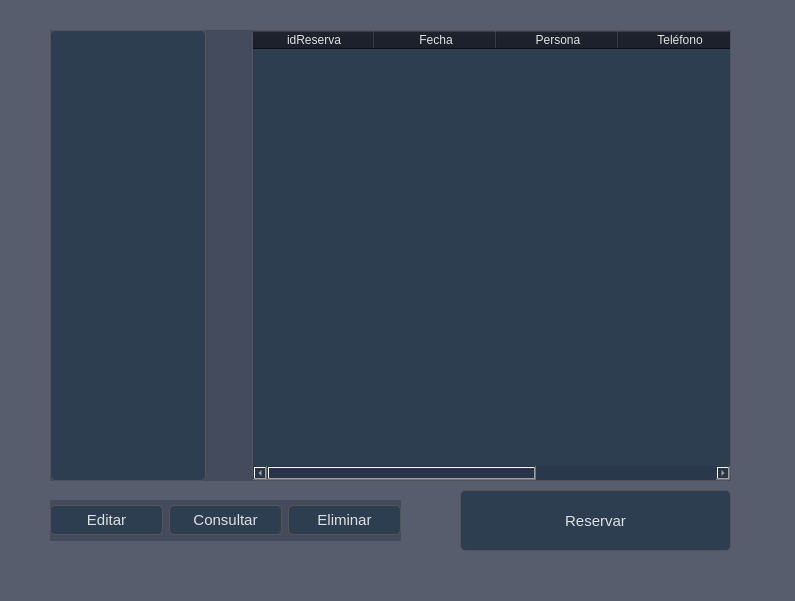
<?xml version="1.0" encoding="UTF-8"?>
<ui version="4.0">
 <class>MostrarReservas</class>
 <widget class="QMainWindow" name="MostrarReservas">
  <property name="windowModality">
   <enum>Qt::WindowModality::WindowModal</enum>
  </property>
  <property name="geometry">
   <rect>
    <x>0</x>
    <y>0</y>
    <width>795</width>
    <height>601</height>
   </rect>
  </property>
  <property name="sizePolicy">
   <sizepolicy hsizetype="MinimumExpanding" vsizetype="Fixed">
    <horstretch>0</horstretch>
    <verstretch>0</verstretch>
   </sizepolicy>
  </property>
  <property name="minimumSize">
   <size>
    <width>0</width>
    <height>0</height>
   </size>
  </property>
  <property name="maximumSize">
   <size>
    <width>5000</width>
    <height>659</height>
   </size>
  </property>
  <property name="font">
   <font>
    <family>Segoe UI</family>
    <pointsize>9</pointsize>
   </font>
  </property>
  <property name="windowTitle">
   <string>Mostrar Reservas</string>
  </property>
  <property name="windowIcon">
   <iconset resource="../Recursos/img/bg.qrc">
    <normaloff>:/prefijoNuevo/brianda1.png</normaloff>:/prefijoNuevo/brianda1.png</iconset>
  </property>
  <property name="styleSheet">
   <string notr="true">/* Estilo general para la ventana */
QWidget {
	background-color: rgba(38, 45, 67, 100);
    color: #E0E0E0; /* Texto claro */
    font-family: 'Segoe UI', sans-serif;
    font-size: 9pt;
}

/* Estilo para el QListWidget */
QListWidget {
    background-color: #34495E; /* Fondo oscuro */
    border: 1px solid #555555;
    border-radius: 5px;
    color: #E0E0E0; /* Texto claro */
    padding: 5px;
}

/* Estilo para el QTableWidget */
QTableWidget {
    background-color: #34495E; /* Fondo oscuro */
    border: 1px solid #555555;
    border-radius: 5px;
    gridline-color: #555555; /* Color de las líneas de la cuadrícula */
    color: #E0E0E0; /* Texto claro */
}


QTableWidget::item {
    border: 1px solid #555555;
}


/* Estilo para los botones */
QPushButton {
    background-color: #2C3E50; /* Fondo oscuro */
    color: #E0E0E0; /* Texto claro */
    border: 1px solid #555555;
    border-radius: 5px;
    padding: 5px 10px;
    font-size: 11pt;
}

QPushButton:hover {
    background-color: #34495E; /* Fondo más claro al pasar el ratón */
}

QPushButton:pressed {
    background-color: #1C2A36; /* Fondo más oscuro al presionar */
}


/* Estilo para el menú */
QMenuBar {
    background-color: #2C3E50; /* Fondo oscuro */
    color: #E0E0E0; /* Texto claro */
}

QMenuBar::item {
    background-color: transparent;
    padding: 5px 10px;
}

QMenuBar::item:selected {
    background-color: #34495E; /* Fondo para elementos seleccionados */
}

QMenu {
    background-color: #2C3E50; /* Fondo oscuro */
    color: #E0E0E0; /* Texto claro */
    border: 1px solid #555555;
}

QMenu::item:selected {
    background-color: #34495E; /* Fondo para elementos seleccionados */
}</string>
  </property>
  <widget class="QWidget" name="centralwidget">
   <property name="styleSheet">
    <string notr="true"/>
   </property>
   <widget class="QPushButton" name="asg_botonReservar">
    <property name="geometry">
     <rect>
      <x>460</x>
      <y>490</y>
      <width>271</width>
      <height>61</height>
     </rect>
    </property>
    <property name="font">
     <font>
      <family>Segoe UI</family>
      <pointsize>11</pointsize>
     </font>
    </property>
    <property name="toolTip">
     <string>Acceder a la pantalla de Reservas</string>
    </property>
    <property name="styleSheet">
     <string notr="true"/>
    </property>
    <property name="text">
     <string>Reservar</string>
    </property>
   </widget>
   <widget class="QWidget" name="horizontalLayoutWidget">
    <property name="geometry">
     <rect>
      <x>50</x>
      <y>500</y>
      <width>351</width>
      <height>41</height>
     </rect>
    </property>
    <layout class="QHBoxLayout" name="horizontalLayout">
     <item>
      <widget class="QPushButton" name="asg_edit_reserva">
       <property name="font">
        <font>
         <family>Segoe UI</family>
         <pointsize>11</pointsize>
        </font>
       </property>
       <property name="toolTip">
        <string>Acceder a la pantalla de Reservas para editar</string>
       </property>
       <property name="styleSheet">
        <string notr="true"/>
       </property>
       <property name="text">
        <string>Editar</string>
       </property>
      </widget>
     </item>
     <item>
      <widget class="QPushButton" name="asg_consultar">
       <property name="font">
        <font>
         <family>Segoe UI</family>
         <pointsize>11</pointsize>
        </font>
       </property>
       <property name="toolTip">
        <string>Acceder a la pantalla de Reservas para editar</string>
       </property>
       <property name="styleSheet">
        <string notr="true"/>
       </property>
       <property name="text">
        <string>Consultar</string>
       </property>
      </widget>
     </item>
     <item>
      <widget class="QPushButton" name="asg_eliminar">
       <property name="font">
        <font>
         <family>Segoe UI</family>
         <pointsize>11</pointsize>
        </font>
       </property>
       <property name="toolTip">
        <string>Acceder a la pantalla de Reservas para editar</string>
       </property>
       <property name="styleSheet">
        <string notr="true"/>
       </property>
       <property name="text">
        <string>Eliminar</string>
       </property>
      </widget>
     </item>
    </layout>
   </widget>
   <widget class="QWidget" name="horizontalLayoutWidget_2">
    <property name="geometry">
     <rect>
      <x>50</x>
      <y>30</y>
      <width>681</width>
      <height>451</height>
     </rect>
    </property>
    <layout class="QHBoxLayout" name="horizontalLayout_2">
     <item>
      <widget class="QListWidget" name="asg_listaWidget">
       <property name="sizePolicy">
        <sizepolicy hsizetype="Minimum" vsizetype="Minimum">
         <horstretch>0</horstretch>
         <verstretch>0</verstretch>
        </sizepolicy>
       </property>
       <property name="minimumSize">
        <size>
         <width>104</width>
         <height>400</height>
        </size>
       </property>
       <property name="maximumSize">
        <size>
         <width>156</width>
         <height>492</height>
        </size>
       </property>
       <property name="styleSheet">
        <string notr="true">    background-color: #2C3E50; /* Fondo oscuro */</string>
       </property>
       <property name="lineWidth">
        <number>0</number>
       </property>
      </widget>
     </item>
     <item>
      <spacer name="horizontalSpacer">
       <property name="orientation">
        <enum>Qt::Orientation::Horizontal</enum>
       </property>
       <property name="sizeHint" stdset="0">
        <size>
         <width>40</width>
         <height>20</height>
        </size>
       </property>
      </spacer>
     </item>
     <item>
      <widget class="QTableWidget" name="asg_tablaWidget">
       <property name="sizePolicy">
        <sizepolicy hsizetype="Fixed" vsizetype="Fixed">
         <horstretch>190</horstretch>
         <verstretch>0</verstretch>
        </sizepolicy>
       </property>
       <property name="maximumSize">
        <size>
         <width>554</width>
         <height>492</height>
        </size>
       </property>
       <property name="font">
        <font>
         <family>Segoe UI</family>
         <pointsize>9</pointsize>
         <bold>false</bold>
        </font>
       </property>
       <property name="layoutDirection">
        <enum>Qt::LayoutDirection::LeftToRight</enum>
       </property>
       <property name="autoFillBackground">
        <bool>false</bool>
       </property>
       <property name="styleSheet">
        <string notr="true">QWidget {
    background-color: #2C3E50; /* Fondo oscuro */

}
    QHeaderView::section {
        background-color:  rgb(20, 24, 36);
    }</string>
       </property>
       <property name="autoScroll">
        <bool>true</bool>
       </property>
       <property name="alternatingRowColors">
        <bool>true</bool>
       </property>
       <property name="selectionMode">
        <enum>QAbstractItemView::SelectionMode::ExtendedSelection</enum>
       </property>
       <property name="textElideMode">
        <enum>Qt::TextElideMode::ElideLeft</enum>
       </property>
       <property name="verticalScrollMode">
        <enum>QAbstractItemView::ScrollMode::ScrollPerItem</enum>
       </property>
       <property name="horizontalScrollMode">
        <enum>QAbstractItemView::ScrollMode::ScrollPerItem</enum>
       </property>
       <property name="gridStyle">
        <enum>Qt::PenStyle::NoPen</enum>
       </property>
       <property name="rowCount">
        <number>0</number>
       </property>
       <property name="columnCount">
        <number>5</number>
       </property>
       <attribute name="horizontalHeaderMinimumSectionSize">
        <number>32</number>
       </attribute>
       <attribute name="horizontalHeaderDefaultSectionSize">
        <number>122</number>
       </attribute>
       <column>
        <property name="text">
         <string>idReserva</string>
        </property>
       </column>
       <column>
        <property name="text">
         <string>Fecha</string>
        </property>
       </column>
       <column>
        <property name="text">
         <string>Persona</string>
        </property>
       </column>
       <column>
        <property name="text">
         <string>Teléfono</string>
        </property>
       </column>
       <column>
        <property name="text">
         <string>Tipo de Reserva</string>
        </property>
       </column>
      </widget>
     </item>
    </layout>
   </widget>
  </widget>
  <widget class="QMenuBar" name="menubar">
   <property name="geometry">
    <rect>
     <x>0</x>
     <y>0</y>
     <width>795</width>
     <height>27</height>
    </rect>
   </property>
  </widget>
 </widget>
 <resources>
  <include location="../Recursos/img/bg.qrc"/>
 </resources>
 <connections/>
</ui>
